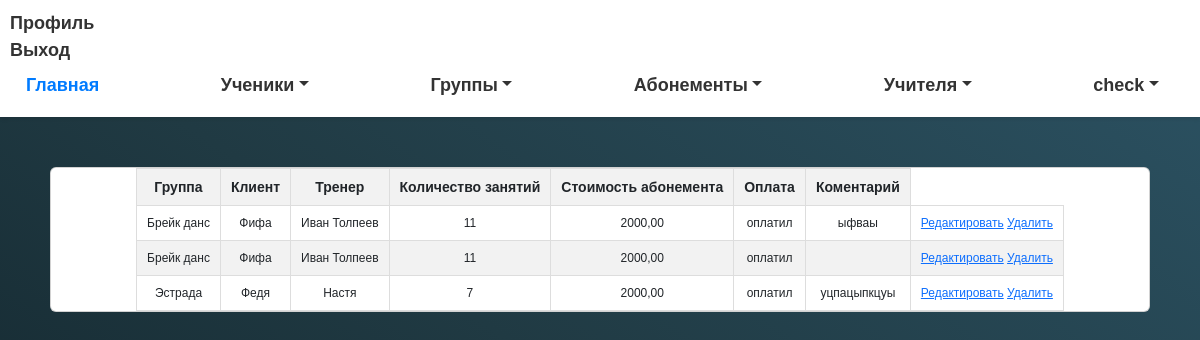
Before: /subscription_list/ (signed in) with the older database file.
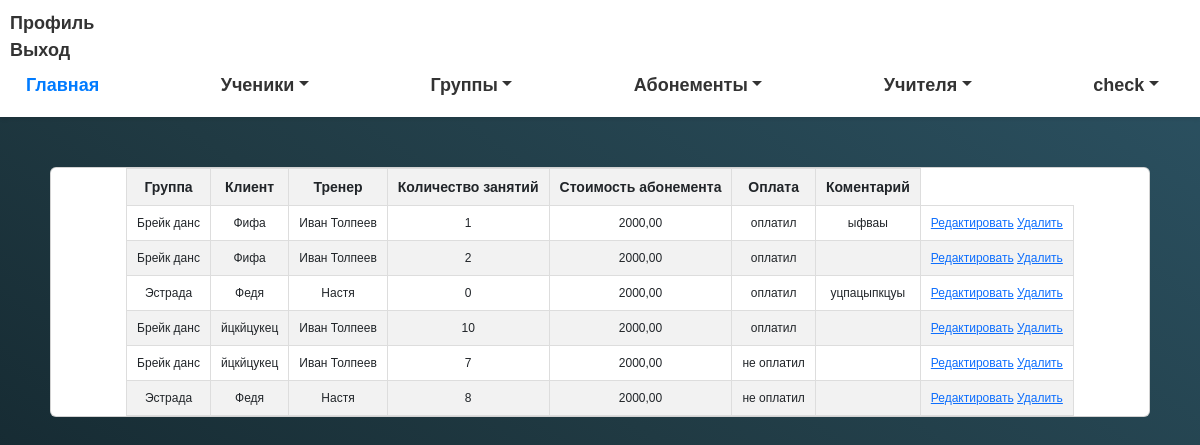
After: the same page with the newer database file.
### myapp/models.py (models this page shows, shortened)
class Subscription(models.Model):
    group = models.ForeignKey(Group, on_delete=models.CASCADE)
    client = models.ForeignKey(Client, on_delete=models.CASCADE)
    coach = models.ForeignKey(Coach, on_delete=models.CASCADE)
    lessons_count = models.IntegerField()
    attendance = models.BooleanField(default=False)
    price = models.DecimalField(max_digits=10, decimal_places=2)  # Добавляем поле для стоимости абонемента
    comment = models.TextField(blank=True, null=True)
    button_highlighted = models.BooleanField(default=False)
    date = models.DateTimeField(default=timezone.now)  # Добавляем поле для даты создания

class Group(models.Model):
    name = models.CharField(max_length=255)
    coach = models.ForeignKey('Coach', on_delete=models.CASCADE)
    description = models.TextField()
    students = models.ManyToManyField(Client, related_name='group_students')

class Client(models.Model):
    full_name = models.CharField(max_length=255)
    birth_date = models.DateField()
    phone_number = models.CharField(max_length=20)
    parent_name = models.CharField(max_length=255)
    address = models.CharField(max_length=255, default='Unknown Address')  # Add a default value here
    card_number = models.CharField(max_length=100, unique=True)
    group_obj = models.ForeignKey('Group', on_delete=models.CASCADE, null=True, blank=True)
    date_joined = models.DateField()

class Coach(models.Model):
    full_name = models.CharField(max_length=255)
    phone_number = models.CharField(max_length=20)
    students = models.ManyToManyField(Client, null=True, blank=True)
    groupqs = models.ManyToManyField(Group, related_name='coach_groupqs', null=True, blank=True)

### myapp/views.py (the view)
# urls.py: path('subscription_list/', subscription_list, name='subscription_list'),
@login_required
def subscription_list(request):
    subscriptions = Subscription.objects.all()
    return render(request, 'subscription_list.html', {'subscriptions': subscriptions})

### myapp/templates/subscription_list.html
{% extends 'base.html' %}
{% block content %}
<div class="container">
    <div class="card">
  <table>
    <thead>
        <tr>
            <th>Группа</th>
            <th>Клиент</th>
            <th>Тренер</th>
            <th>Количество занятий</th>
            <th>Стоимость абонемента</th>
            <th>Оплата</th>
            <th>Коментарий</th>
        </tr>
    </thead>
    <tbody>
        {% for subscription in subscriptions %}
        <tr>
                    <td>{{ subscription.group.name }}</td>
                    <td>{{ subscription.client.full_name }}</td>
                    <td>{{ subscription.coach.full_name }}</td>
                    <td>{{ subscription.lessons_count }}</td>
                    <td>{{ subscription.price }}</td>
                    <td>{{ subscription.attendance|yesno:"оплатил,не оплатил" }}</td>
                    <td>{{ subscription.comment }}</td>
            <td>
                <a href="{% url 'edit_subscription' subscription.id %}">Редактировать</a>
                <a href="{% url 'delete_client' id=subscription.id %}">Удалить</a>
            </td>
        </tr>
        {% empty %}
        <tr>
            <td colspan="4">No subscriptions yet.</td>
        </tr>
        {% endfor %}
    </tbody>
</table>
    </div>
</div>
{% endblock %}

Changed rows visible on the page:
changed Subscription "ыфваы": lessons_count "11" → "1"
changed Subscription (number 2 of 6 on the later page): lessons_count "11" → "2"
changed Subscription "уцпацыпкцуы": lessons_count "7" → "0"
added Subscription: group.name "Брейк данс", client.full_name "йцкйцукец", coach.full_name "Иван Толпеев", lessons_count "10", price "2000,00", attendance "оплатил"
added Subscription: group.name "Брейк данс", client.full_name "йцкйцукец", coach.full_name "Иван Толпеев", lessons_count "7", price "2000,00", attendance "не оплатил"
added Subscription: group.name "Эстрада", client.full_name "Федя", coach.full_name "Настя", lessons_count "8", price "2000,00", attendance "не оплатил"
